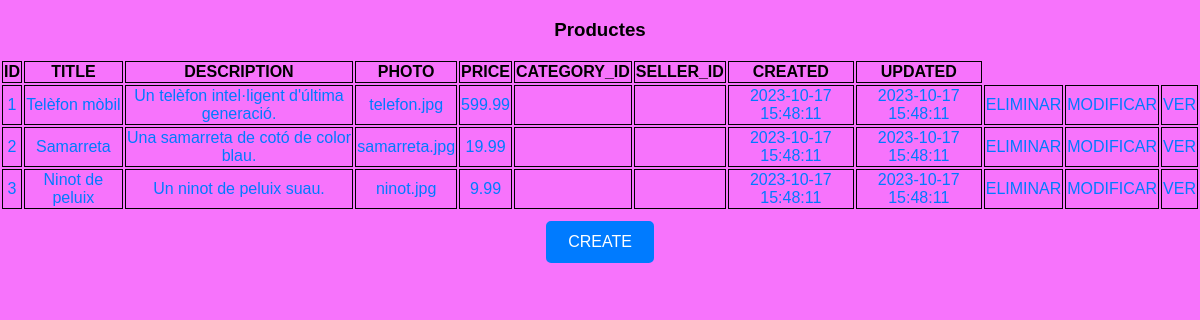
The page /product on the database as committed earlier.
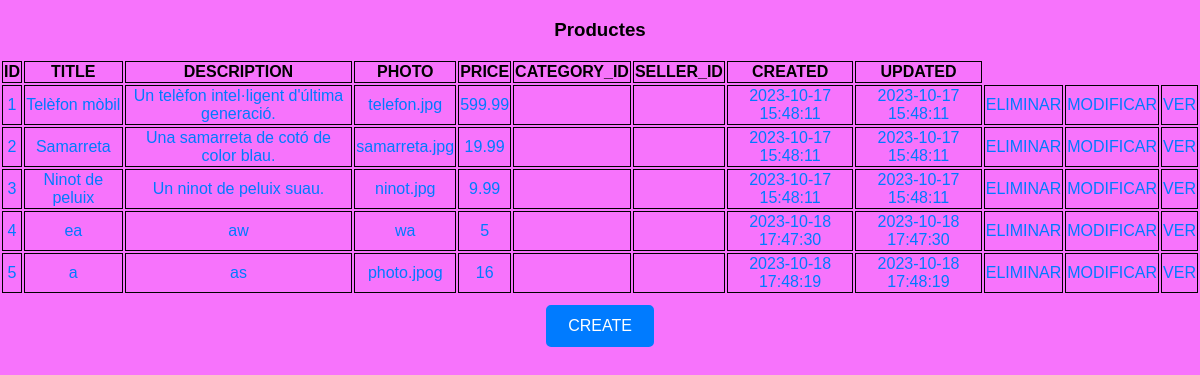
The same page on the database as committed later.
### hello.py (models this page shows)
class Productes(db.Model):
    __tablename__ = "products"
    id = db.Column(db.Integer, primary_key=True, autoincrement=True)
    title = db.Column(db.String)
    description = db.Column(db.String)
    photo = db.Column(db.String)
    price = db.Column(db.Integer)
    created = db.Column(db.DateTime, nullable=False, server_default= db.func.now())
    updated = db.Column(db.DateTime, nullable=False, server_default= db.func.now(), onupdate= db.func.now())

### hello.py (the view)
@app.route('/product')
def list():
    products = db.session.execute(
        db.select(Productes).order_by(Productes.id.asc())
    ).scalars()
    return render_template('/products/list.html', products = products)

### templates/products/list.html (shortened to what this page needs)
<!DOCTYPE html>
<html lang="ca">
<head>
	<link href="/static/style.css" rel="stylesheet">
</head>
<body>
	<h3>Productes</h3>
	<table>
		<tr>
			<th>ID</th>
			<th>TITLE</th>
			<th>DESCRIPTION</th>
            <th>PHOTO</th>
            <th>PRICE</th>
            <th>CATEGORY_ID</th>
            <th>SELLER_ID</th>
            <th>CREATED</th>
            <th>UPDATED</th>
		</tr>
        {% for product in products %}
        <tr>
            <td><a href="/product/{{ product.id }}">{{ product.id }}</a></td>
			<td><a href="/product/{{ product.id }}">{{ product.title }}</a></td>
			<td><a href="/product/{{ product.id }}">{{ product.description }}</a></td>
            <td><a href="/product/{{ product.id }}">{{ product.photo }}</a></td>
			<td><a href="/product/{{ product.id }}">{{ product.price }}</a></td>
			<td><a href="/product/{{ product.id }}">{{ product.category_id }}</a></td>
            <td><a href="/product/{{ product.id }}">{{ product.seller_id }}</a></td>
			<td><a href="/product/{{ product.id }}">{{ product.created }}</a></td>
			<td><a href="/product/{{ product.id }}">{{ product.updated }}</a></td>
			<td><a href="/product/delete/{{ product.id }}"> ELIMINAR </a></td>
			<td><a href="/product/{{ product.id }}"> MODIFICAR </a></td>
			<td><a href="/product/read/{{ product.id }}"> VER </a></td>
        </tr>
        {% endfor %}
	</table>
	<a class="boton" href="/product/create"> CREATE </a>
</body>
</html>

Rows that differ between the two databases and show on the page:
added Productes: id "4", title "ea", description "aw", photo "wa", price "5", created "2023-10-18 17:47:30", updated "2023-10-18 17:47:30"
added Productes: id "5", title "a", description "as", photo "photo.jpog", price "16", created "2023-10-18 17:48:19", updated "2023-10-18 17:48:19"
